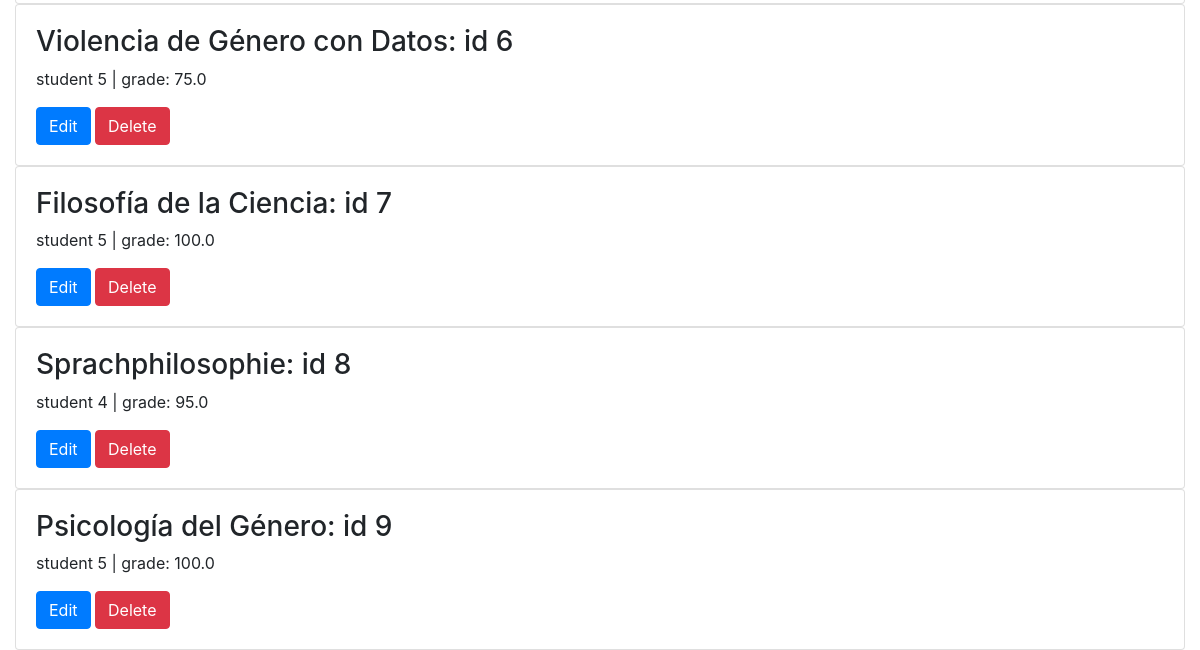
The app's page /courses (lower part), older data.
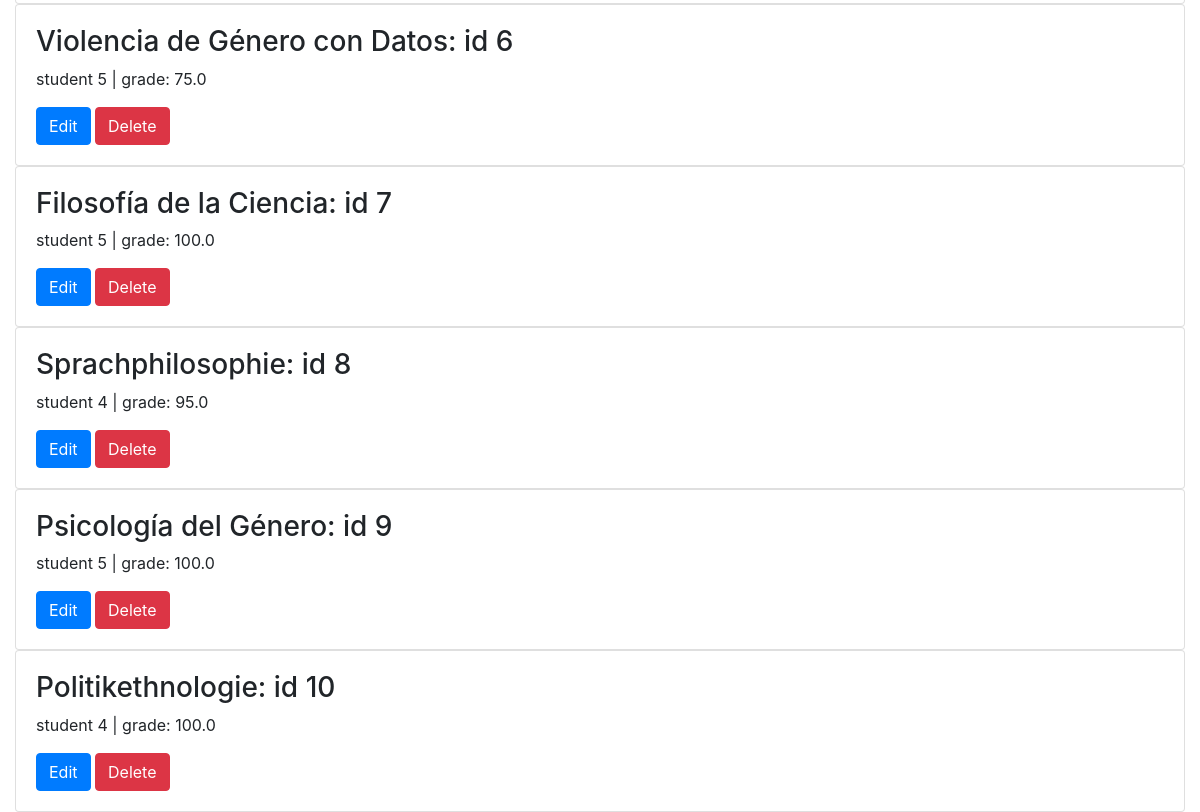
The same page, newer data.
### models.py (models this page shows, shortened)
class Course(db.Model):
    __tablename__ = 'course'
    id = db.Column(db.Integer, primary_key=True)
    created_at = db.Column(db.Date, nullable = False, default=datetime.utcnow())
    name = db.Column(db.String(255))
    grade = db.Column(db.Float)
    result = db.Column(db.String(24))# Pass or Fail
    college_id = db.Column(db.Integer, db.ForeignKey("college.id"))# many2one
    college = db.relationship("College", back_populates="courses")
    stream_id = db.Column(db.Integer, db.ForeignKey("stream.id"))# many2one
    stream = db.relationship("Stream", back_populates='courses')
    university_id = db.Column(db.Integer,  db.ForeignKey("university.id"))# many2one
    student_id = db.Column(db.Integer, db.ForeignKey("student.id"))# many2one
    student = db.relationship("Student", back_populates='courses')
    marksheet_id = db.Column(db.Integer,  db.ForeignKey("marksheet.id"))# many2one
    marksheet = db.relationship("Marksheet", back_populates="courses")

### routes.py (the view)
@app.route('/courses')
def courses():
    courses = models.Course.query.all()
    return render_template('courses.html', courses=courses)

### templates/courses.html
{% extends "base.html" %}
{% block main %}
  {% for course in courses %}
    <div class="card">
      <div class="card-body">
        <h3>{{ course.name }}: id {{ course.id }}</h3>
        <p>student {{ course.student_id }} | grade: {{ course.grade }}</p>
        <a href="{{ url_for('edit_course', course_id=course.id) }}" class="btn btn-primary">Edit</a>
        <a href="{{ url_for('delete_course', course_id=course.id) }}" class="btn btn-danger">Delete</a>
      </div>
    </div>
  {% endfor %}
{% endblock %}

Row changes from the older to the newer data that the page shows:
added Course: name "Politikethnologie", id "10", student_id "4", grade "100.0"
